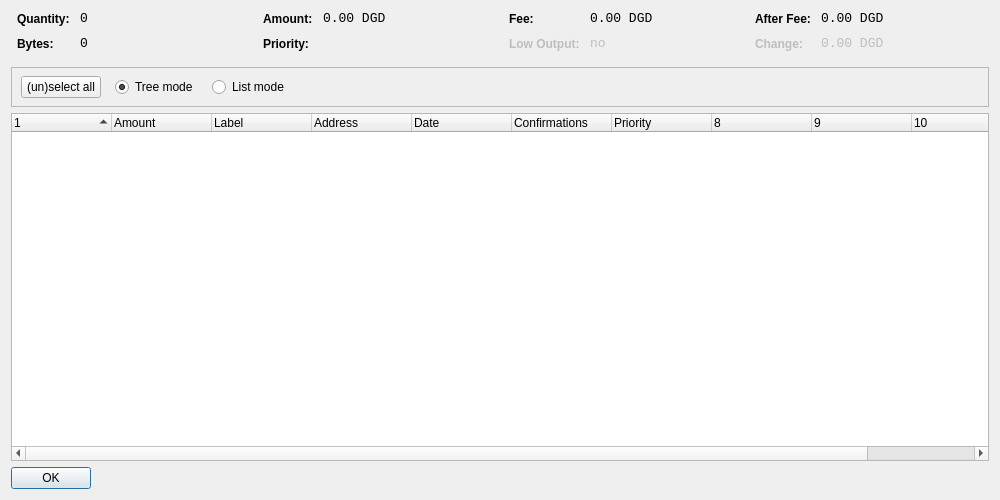
<?xml version="1.0" encoding="UTF-8"?>
<ui version="4.0">
 <class>CoinControlDialog</class>
 <widget class="QDialog" name="CoinControlDialog">
  <property name="geometry">
   <rect>
    <x>0</x>
    <y>0</y>
    <width>1000</width>
    <height>500</height>
   </rect>
  </property>
  <property name="windowTitle">
   <string>Coin Control</string>
  </property>
  <layout class="QVBoxLayout" name="verticalLayout">
   <item>
    <layout class="QHBoxLayout" name="horizontalLayoutTop" stretch="0,0,0,0">
     <property name="topMargin">
      <number>0</number>
     </property>
     <property name="bottomMargin">
      <number>10</number>
     </property>
     <item>
      <layout class="QFormLayout" name="formLayoutCoinControl1">
       <property name="horizontalSpacing">
        <number>10</number>
       </property>
       <property name="verticalSpacing">
        <number>10</number>
       </property>
       <property name="leftMargin">
        <number>6</number>
       </property>
       <property name="rightMargin">
        <number>6</number>
       </property>
       <item row="0" column="0">
        <widget class="QLabel" name="labelCoinControlQuantityText">
         <property name="styleSheet">
          <string notr="true">font-weight:bold;</string>
         </property>
         <property name="text">
          <string>Quantity:</string>
         </property>
        </widget>
       </item>
       <item row="0" column="1">
        <widget class="QLabel" name="labelCoinControlQuantity">
         <property name="font">
          <font>
           <family>Monospace</family>
           <pointsize>10</pointsize>
          </font>
         </property>
         <property name="cursor">
          <cursorShape>IBeamCursor</cursorShape>
         </property>
         <property name="contextMenuPolicy">
          <enum>Qt::ActionsContextMenu</enum>
         </property>
         <property name="text">
          <string notr="true">0</string>
         </property>
         <property name="textInteractionFlags">
          <set>Qt::LinksAccessibleByMouse|Qt::TextSelectableByKeyboard|Qt::TextSelectableByMouse</set>
         </property>
        </widget>
       </item>
       <item row="1" column="0">
        <widget class="QLabel" name="labelCoinControlBytesText">
         <property name="styleSheet">
          <string notr="true">font-weight:bold;</string>
         </property>
         <property name="text">
          <string>Bytes:</string>
         </property>
        </widget>
       </item>
       <item row="1" column="1">
        <widget class="QLabel" name="labelCoinControlBytes">
         <property name="font">
          <font>
           <family>Monospace</family>
           <pointsize>10</pointsize>
          </font>
         </property>
         <property name="cursor">
          <cursorShape>IBeamCursor</cursorShape>
         </property>
         <property name="contextMenuPolicy">
          <enum>Qt::ActionsContextMenu</enum>
         </property>
         <property name="text">
          <string notr="true">0</string>
         </property>
         <property name="textInteractionFlags">
          <set>Qt::LinksAccessibleByMouse|Qt::TextSelectableByKeyboard|Qt::TextSelectableByMouse</set>
         </property>
        </widget>
       </item>
      </layout>
     </item>
     <item>
      <layout class="QFormLayout" name="formLayoutCoinControl2">
       <property name="horizontalSpacing">
        <number>10</number>
       </property>
       <property name="verticalSpacing">
        <number>10</number>
       </property>
       <property name="leftMargin">
        <number>6</number>
       </property>
       <property name="rightMargin">
        <number>6</number>
       </property>
       <item row="0" column="0">
        <widget class="QLabel" name="labelCoinControlAmountText">
         <property name="styleSheet">
          <string notr="true">font-weight:bold;</string>
         </property>
         <property name="text">
          <string>Amount:</string>
         </property>
        </widget>
       </item>
       <item row="0" column="1">
        <widget class="QLabel" name="labelCoinControlAmount">
         <property name="font">
          <font>
           <family>Monospace</family>
           <pointsize>10</pointsize>
          </font>
         </property>
         <property name="cursor">
          <cursorShape>IBeamCursor</cursorShape>
         </property>
         <property name="contextMenuPolicy">
          <enum>Qt::ActionsContextMenu</enum>
         </property>
         <property name="text">
          <string notr="true">0.00 DGD</string>
         </property>
         <property name="textInteractionFlags">
          <set>Qt::LinksAccessibleByMouse|Qt::TextSelectableByKeyboard|Qt::TextSelectableByMouse</set>
         </property>
        </widget>
       </item>
       <item row="1" column="0">
        <widget class="QLabel" name="labelCoinControlPriorityText">
         <property name="styleSheet">
          <string notr="true">font-weight:bold;</string>
         </property>
         <property name="text">
          <string>Priority:</string>
         </property>
        </widget>
       </item>
       <item row="1" column="1">
        <widget class="QLabel" name="labelCoinControlPriority">
         <property name="font">
          <font>
           <family>Monospace</family>
           <pointsize>10</pointsize>
          </font>
         </property>
         <property name="cursor">
          <cursorShape>IBeamCursor</cursorShape>
         </property>
         <property name="contextMenuPolicy">
          <enum>Qt::ActionsContextMenu</enum>
         </property>
         <property name="text">
          <string/>
         </property>
         <property name="textInteractionFlags">
          <set>Qt::LinksAccessibleByMouse|Qt::TextSelectableByKeyboard|Qt::TextSelectableByMouse</set>
         </property>
        </widget>
       </item>
      </layout>
     </item>
     <item>
      <layout class="QFormLayout" name="formLayoutCoinControl3">
       <property name="horizontalSpacing">
        <number>10</number>
       </property>
       <property name="verticalSpacing">
        <number>10</number>
       </property>
       <property name="leftMargin">
        <number>6</number>
       </property>
       <property name="rightMargin">
        <number>6</number>
       </property>
       <item row="0" column="0">
        <widget class="QLabel" name="labelCoinControlFeeText">
         <property name="styleSheet">
          <string notr="true">font-weight:bold;</string>
         </property>
         <property name="text">
          <string>Fee:</string>
         </property>
        </widget>
       </item>
       <item row="0" column="1">
        <widget class="QLabel" name="labelCoinControlFee">
         <property name="font">
          <font>
           <family>Monospace</family>
           <pointsize>10</pointsize>
          </font>
         </property>
         <property name="cursor">
          <cursorShape>IBeamCursor</cursorShape>
         </property>
         <property name="contextMenuPolicy">
          <enum>Qt::ActionsContextMenu</enum>
         </property>
         <property name="text">
          <string notr="true">0.00 DGD</string>
         </property>
         <property name="textInteractionFlags">
          <set>Qt::LinksAccessibleByMouse|Qt::TextSelectableByKeyboard|Qt::TextSelectableByMouse</set>
         </property>
        </widget>
       </item>
       <item row="1" column="0">
        <widget class="QLabel" name="labelCoinControlLowOutputText">
         <property name="enabled">
          <bool>false</bool>
         </property>
         <property name="styleSheet">
          <string notr="true">font-weight:bold;</string>
         </property>
         <property name="text">
          <string>Low Output:</string>
         </property>
        </widget>
       </item>
       <item row="1" column="1">
        <widget class="QLabel" name="labelCoinControlLowOutput">
         <property name="enabled">
          <bool>false</bool>
         </property>
         <property name="font">
          <font>
           <family>Monospace</family>
           <pointsize>10</pointsize>
          </font>
         </property>
         <property name="cursor">
          <cursorShape>IBeamCursor</cursorShape>
         </property>
         <property name="contextMenuPolicy">
          <enum>Qt::ActionsContextMenu</enum>
         </property>
         <property name="text">
          <string notr="true">no</string>
         </property>
         <property name="textInteractionFlags">
          <set>Qt::LinksAccessibleByMouse|Qt::TextSelectableByKeyboard|Qt::TextSelectableByMouse</set>
         </property>
        </widget>
       </item>
      </layout>
     </item>
     <item>
      <layout class="QFormLayout" name="formLayoutCoinControl4">
       <property name="horizontalSpacing">
        <number>10</number>
       </property>
       <property name="verticalSpacing">
        <number>10</number>
       </property>
       <property name="leftMargin">
        <number>6</number>
       </property>
       <property name="rightMargin">
        <number>6</number>
       </property>
       <item row="0" column="0">
        <widget class="QLabel" name="labelCoinControlAfterFeeText">
         <property name="styleSheet">
          <string notr="true">font-weight:bold;</string>
         </property>
         <property name="text">
          <string>After Fee:</string>
         </property>
        </widget>
       </item>
       <item row="0" column="1">
        <widget class="QLabel" name="labelCoinControlAfterFee">
         <property name="font">
          <font>
           <family>Monospace</family>
           <pointsize>10</pointsize>
          </font>
         </property>
         <property name="cursor">
          <cursorShape>IBeamCursor</cursorShape>
         </property>
         <property name="contextMenuPolicy">
          <enum>Qt::ActionsContextMenu</enum>
         </property>
         <property name="text">
          <string notr="true">0.00 DGD</string>
         </property>
         <property name="textInteractionFlags">
          <set>Qt::LinksAccessibleByMouse|Qt::TextSelectableByKeyboard|Qt::TextSelectableByMouse</set>
         </property>
        </widget>
       </item>
       <item row="1" column="0">
        <widget class="QLabel" name="labelCoinControlChangeText">
         <property name="enabled">
          <bool>false</bool>
         </property>
         <property name="styleSheet">
          <string notr="true">font-weight:bold;</string>
         </property>
         <property name="text">
          <string>Change:</string>
         </property>
        </widget>
       </item>
       <item row="1" column="1">
        <widget class="QLabel" name="labelCoinControlChange">
         <property name="enabled">
          <bool>false</bool>
         </property>
         <property name="font">
          <font>
           <family>Monospace</family>
           <pointsize>10</pointsize>
          </font>
         </property>
         <property name="cursor">
          <cursorShape>IBeamCursor</cursorShape>
         </property>
         <property name="contextMenuPolicy">
          <enum>Qt::ActionsContextMenu</enum>
         </property>
         <property name="text">
          <string notr="true">0.00 DGD</string>
         </property>
         <property name="textInteractionFlags">
          <set>Qt::LinksAccessibleByMouse|Qt::TextSelectableByKeyboard|Qt::TextSelectableByMouse</set>
         </property>
        </widget>
       </item>
      </layout>
     </item>
    </layout>
   </item>
   <item>
    <widget class="QFrame" name="frame">
     <property name="minimumSize">
      <size>
       <width>0</width>
       <height>40</height>
      </size>
     </property>
     <property name="frameShape">
      <enum>QFrame::StyledPanel</enum>
     </property>
     <property name="frameShadow">
      <enum>QFrame::Sunken</enum>
     </property>
     <widget class="QWidget" name="horizontalLayoutWidget">
      <property name="geometry">
       <rect>
        <x>10</x>
        <y>0</y>
        <width>781</width>
        <height>41</height>
       </rect>
      </property>
      <layout class="QHBoxLayout" name="horizontalLayoutPanel" stretch="0,0,0,0,0">
       <property name="spacing">
        <number>14</number>
       </property>
       <item>
        <widget class="QPushButton" name="pushButtonSelectAll">
         <property name="sizePolicy">
          <sizepolicy hsizetype="Maximum" vsizetype="Fixed">
           <horstretch>0</horstretch>
           <verstretch>0</verstretch>
          </sizepolicy>
         </property>
         <property name="text">
          <string>(un)select all</string>
         </property>
        </widget>
       </item>
       <item>
        <widget class="QRadioButton" name="radioTreeMode">
         <property name="sizePolicy">
          <sizepolicy hsizetype="Maximum" vsizetype="Fixed">
           <horstretch>0</horstretch>
           <verstretch>0</verstretch>
          </sizepolicy>
         </property>
         <property name="text">
          <string>Tree mode</string>
         </property>
         <property name="checked">
          <bool>true</bool>
         </property>
        </widget>
       </item>
       <item>
        <widget class="QRadioButton" name="radioListMode">
         <property name="sizePolicy">
          <sizepolicy hsizetype="Maximum" vsizetype="Fixed">
           <horstretch>0</horstretch>
           <verstretch>0</verstretch>
          </sizepolicy>
         </property>
         <property name="text">
          <string>List mode</string>
         </property>
        </widget>
       </item>
       <item>
        <spacer name="horizontalSpacer">
         <property name="orientation">
          <enum>Qt::Horizontal</enum>
         </property>
         <property name="sizeHint" stdset="0">
          <size>
           <width>40</width>
           <height>20</height>
          </size>
         </property>
        </spacer>
       </item>
      </layout>
     </widget>
    </widget>
   </item>
   <item>
    <widget class="CoinControlTreeWidget" name="treeWidget">
     <property name="contextMenuPolicy">
      <enum>Qt::CustomContextMenu</enum>
     </property>
     <property name="sortingEnabled">
      <bool>false</bool>
     </property>
     <property name="columnCount">
      <number>11</number>
     </property>
     <attribute name="headerShowSortIndicator" stdset="0">
      <bool>true</bool>
     </attribute>
     <attribute name="headerStretchLastSection">
      <bool>false</bool>
     </attribute>
     <column>
      <property name="text">
       <string/>
      </property>
     </column>
     <column>
      <property name="text">
       <string>Amount</string>
      </property>
     </column>
     <column>
      <property name="text">
       <string>Label</string>
      </property>
     </column>
     <column>
      <property name="text">
       <string>Address</string>
      </property>
     </column>
     <column>
      <property name="text">
       <string>Date</string>
      </property>
     </column>
     <column>
      <property name="text">
       <string>Confirmations</string>
      </property>
      <property name="toolTip">
       <string>Confirmed</string>
      </property>
     </column>
     <column>
      <property name="text">
       <string>Priority</string>
      </property>
     </column>
     <column>
      <property name="text">
       <string/>
      </property>
     </column>
     <column>
      <property name="text">
       <string/>
      </property>
     </column>
     <column>
      <property name="text">
       <string/>
      </property>
     </column>
     <column>
      <property name="text">
       <string/>
      </property>
     </column>
    </widget>
   </item>
   <item>
    <widget class="QDialogButtonBox" name="buttonBox">
     <property name="sizePolicy">
      <sizepolicy hsizetype="Maximum" vsizetype="Fixed">
       <horstretch>0</horstretch>
       <verstretch>0</verstretch>
      </sizepolicy>
     </property>
     <property name="orientation">
      <enum>Qt::Horizontal</enum>
     </property>
     <property name="standardButtons">
      <set>QDialogButtonBox::Ok</set>
     </property>
    </widget>
   </item>
  </layout>
 </widget>
 <customwidgets>
  <customwidget>
   <class>CoinControlTreeWidget</class>
   <extends>QTreeWidget</extends>
   <header>coincontroltreewidget.h</header>
  </customwidget>
 </customwidgets>
 <resources/>
 <connections/>
</ui>
